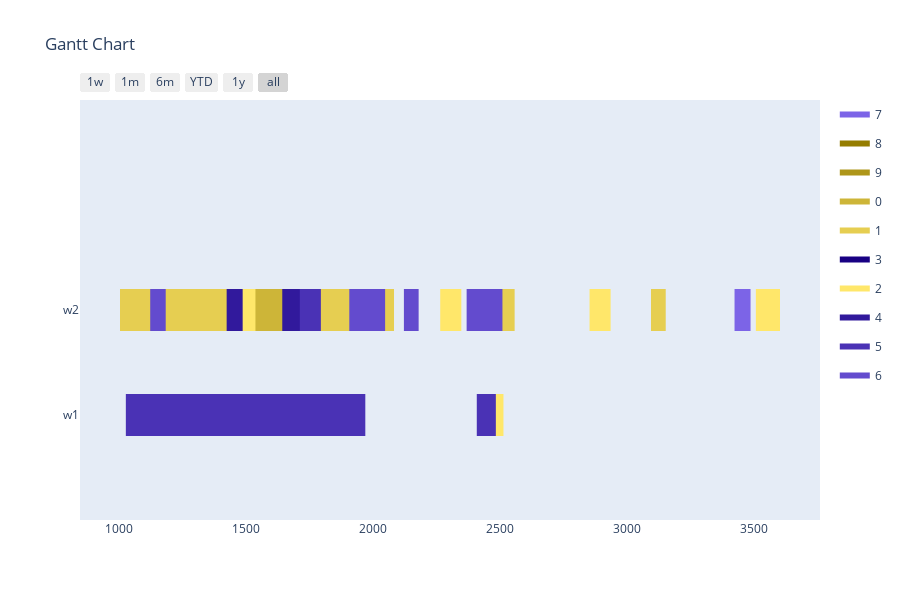

Notebook cell for this chart:
### Markdown cell above
Config 1 - Test with One Point Crossover

### Code cell
optimizer = BaseGA(env)
optimizer.set_minimize()
# optional (in this case, all options given are the default option, if the configuration step is skipped)
optimizer.configure('tardiness', 'onepointcrossover', 'roulettewheel', 'randomize')

# all parameters after offspring_amount are optional (in this case -> verbose=True)
result, best_fitness_history, average_fitness_history, best_generation_history, feasible_gen = optimizer.optimize(orders, max_generations, earliest_time_slot, last_time_slot, population_size, offspring_amount, verbose=True)
workstation_assignments = reformat_result(result, orders, workstations, recipes, tasks)
visualize(workstation_assignments, best_fitness_history, average_fitness_history, best_generation_history, feasible_gen)

### Figure 1 — Plotly figure (JSON) as saved in the notebook; plotly's stock layout.template omitted (floating-point values rounded to 4 significant figures)
{"data": [{"fill": "toself", "fillcolor": "rgb(124, 100, 231)", "hoverinfo": "name", "legendgroup": "rgb(124, 100, 231)", "mode": "none", "name": "7", "type": "scatter", "x": [2008, 2052, 2052, 2008, 2008, 1214, 1277, 1277, 1214, 1214, 3424, 3487, 3487, 3424, 3424, 1033, 1106, 1106, 1033], "y": [0.8, 0.8, 1.2, 1.2, null, 0.8, 0.8, 1.2, 1.2, null, 0.8, 0.8, 1.2, 1.2, null, 0.8, 0.8, 1.2, 1.2]}, {"fill": "toself", "fillcolor": "rgb(149, 125, 0)", "hoverinfo": "name", "legendgroup": "rgb(149, 125, 0)", "mode": "none", "name": "8", "type": "scatter", "x": [1687, 1770, 1770, 1687, 1687, 1128, 1211, 1211, 1128, 1128, 1730, 1765, 1765, 1730, 1730, 246, 289, 289, 246, 246, 391, 426, 426, 391, 391, 1127, 1214, 1214, 1127], "y": [0.8, 0.8, 1.2, 1.2, null, 0.8, 0.8, 1.2, 1.2, null, -0.2, -0.2, 0.2, 0.2, null, -0.2, -0.2, 0.2, 0.2, null, -0.2, -0.2, 0.2, 0.2, null, -0.2, -0.2, 0.2, 0.2]}, {"fill": "toself", "fillcolor": "rgb(174, 150, 25)", "hoverinfo": "name", "legendgroup": "rgb(174, 150, 25)", "mode": "none", "name": "9", "type": "scatter", "x": [262, 357, 357, 262, 262, 731, 814, 814, 731, 731, 523, 606, 606, 523, 523, 386, 421, 421, 386, 386, 832, 907, 907, 832, 832, 386, 429, 429, 386], "y": [0.8, 0.8, 1.2, 1.2, null, 0.8, 0.8, 1.2, 1.2, null, 0.8, 0.8, 1.2, 1.2, null, -0.2, -0.2, 0.2, 0.2, null, -0.2, -0.2, 0.2, 0.2, null, -0.2, -0.2, 0.2, 0.2]}, {"fill": "toself", "fillcolor": "rgb(205, 181, 56)", "hoverinfo": "name", "legendgroup": "rgb(205, 181, 56)", "mode": "none", "name": "0", "type": "scatter", "x": [1040, 1113, 1113, 1040, 1040, 827, 871, 871, 827, 827, 945, 1008, 1008, 945, 945, 865, 909, 909, 865], "y": [0.8, 0.8, 1.2, 1.2, null, 0.8, 0.8, 1.2, 1.2, null, 0.8, 0.8, 1.2, 1.2, null, 0.8, 0.8, 1.2, 1.2]}, {"fill": "toself", "fillcolor": "rgb(230, 206, 81)", "hoverinfo": "name", "legendgroup": "rgb(230, 206, 81)", "mode": "none", "name": "1", "type": "scatter", "x": [2423, 2558, 2558, 2423, 2423, 3541, 3584, 3584, 3541, 3541, 3095, 3153, 3153, 3095, 3095, 1968, 2083, 2083, 1968, 1968, 879, 1004, 1004, 879, 879, 370, 495, 495, 370, 370, 1537, 1662, 1662, 1537], "y": [0.8, 0.8, 1.2, 1.2, null, 0.8, 0.8, 1.2, 1.2, null, 0.8, 0.8, 1.2, 1.2, null, 0.8, 0.8, 1.2, 1.2, null, 0.8, 0.8, 1.2, 1.2, null, 0.8, 0.8, 1.2, 1.2, null, 0.8, 0.8, 1.2, 1.2]}, {"fill": "toself", "fillcolor": "rgb(24, 0, 131)", "hoverinfo": "name", "legendgroup": "rgb(24, 0, 131)", "mode": "none", "name": "3", "type": "scatter", "x": [219, 344, 344, 219, 219, 497, 637, 637, 497, 497, 578, 693, 693, 578, 578, 224, 339, 339, 224, 224, 206, 331, 331, 206, 206, 585, 725, 725, 585, 585, 661, 776, 776, 661], "y": [0.8, 0.8, 1.2, 1.2, null, 0.8, 0.8, 1.2, 1.2, null, 0.8, 0.8, 1.2, 1.2, null, 0.8, 0.8, 1.2, 1.2, null, 0.8, 0.8, 1.2, 1.2, null, 0.8, 0.8, 1.2, 1.2, null, 0.8, 0.8, 1.2, 1.2]}, {"fill": "toself", "fillcolor": "rgb(255, 231, 106)", "hoverinfo": "name", "legendgroup": "rgb(255, 231, 106)", "mode": "none", "name": "2", "type": "scatter", "x": [2853, 2936, 2936, 2853, 2853, 1442, 1537, 1537, 1442, 1442, 2265, 2348, 2348, 2265, 2265, 3508, 3603, 3603, 3508, 3508, 2427, 2514, 2514, 2427, 2427, 796, 883, 883, 796], "y": [0.8, 0.8, 1.2, 1.2, null, 0.8, 0.8, 1.2, 1.2, null, 0.8, 0.8, 1.2, 1.2, null, 0.8, 0.8, 1.2, 1.2, null, -0.2, -0.2, 0.2, 0.2, null, -0.2, -0.2, 0.2, 0.2]}, {"fill": "toself", "fillcolor": "rgb(49, 25, 156)", "hoverinfo": "name", "legendgroup": "rgb(49, 25, 156)", "mode": "none", "name": "4", "type": "scatter", "x": [1424, 1487, 1487, 1424, 1424, 653, 697, 697, 653, 653, 1643, 1716, 1716, 1643, 1643, 1660, 1733, 1733, 1660], "y": [0.8, 0.8, 1.2, 1.2, null, 0.8, 0.8, 1.2, 1.2, null, 0.8, 0.8, 1.2, 1.2, null, 0.8, 0.8, 1.2, 1.2]}, {"fill": "toself", "fillcolor": "rgb(74, 50, 181)", "hoverinfo": "name", "legendgroup": "rgb(74, 50, 181)", "mode": "none", "name": "5", "type": "scatter", "x": [671, 754, 754, 671, 671, 1712, 1795, 1795, 1712, 1712, 991, 1078, 1078, 991, 991, 2409, 2484, 2484, 2409, 2409, 952, 1027, 1027, 952, 952, 1797, 1872, 1872, 1797], "y": [0.8, 0.8, 1.2, 1.2, null, 0.8, 0.8, 1.2, 1.2, null, -0.2, -0.2, 0.2, 0.2, null, -0.2, -0.2, 0.2, 0.2, null, -0.2, -0.2, 0.2, 0.2, null, -0.2, -0.2, 0.2, 0.2]}, {"fill": "toself", "fillcolor": "rgb(99, 75, 206)", "hoverinfo": "name", "legendgroup": "rgb(99, 75, 206)", "mode": "none", "name": "6", "type": "scatter", "x": [1907, 2032, 2032, 1907, 1907, 2385, 2510, 2510, 2385, 2385, 1923, 2048, 2048, 1923, 1923, 2369, 2509, 2509, 2369, 2369, 2122, 2180, 2180, 2122, 2122, 238, 296, 296, 238, 238, 1123, 1184, 1184, 1123], "y": [0.8, 0.8, 1.2, 1.2, null, 0.8, 0.8, 1.2, 1.2, null, 0.8, 0.8, 1.2, 1.2, null, 0.8, 0.8, 1.2, 1.2, null, 0.8, 0.8, 1.2, 1.2, null, 0.8, 0.8, 1.2, 1.2, null, 0.8, 0.8, 1.2, 1.2]}, {"legendgroup": "rgb(124, 100, 231)", "marker": {"color": "rgb(124, 100, 231)", "opacity": 0, "size": 1}, "mode": "markers", "name": "", "showlegend": false, "text": [null, null, null, null, null, null, null, null], "type": "scatter", "x": [2008, 2052, 1214, 1277, 3424, 3487, 1033, 1106], "y": [1, 1, 1, 1, 1, 1, 1, 1]}, {"legendgroup": "rgb(149, 125, 0)", "marker": {"color": "rgb(149, 125, 0)", "opacity": 0, "size": 1}, "mode": "markers", "name": "", "showlegend": false, "text": [null, null, null, null, null, null, null, null, null, null, null, null], "type": "scatter", "x": [1687, 1770, 1128, 1211, 1730, 1765, 246, 289, 391, 426, 1127, 1214], "y": [1, 1, 1, 1, 0, 0, 0, 0, 0, 0, 0, 0]}, {"legendgroup": "rgb(174, 150, 25)", "marker": {"color": "rgb(174, 150, 25)", "opacity": 0, "size": 1}, "mode": "markers", "name": "", "showlegend": false, "text": [null, null, null, null, null, null, null, null, null, null, null, null], "type": "scatter", "x": [262, 357, 731, 814, 523, 606, 386, 421, 832, 907, 386, 429], "y": [1, 1, 1, 1, 1, 1, 0, 0, 0, 0, 0, 0]}, {"legendgroup": "rgb(205, 181, 56)", "marker": {"color": "rgb(205, 181, 56)", "opacity": 0, "size": 1}, "mode": "markers", "name": "", "showlegend": false, "text": [null, null, null, null, null, null, null, null], "type": "scatter", "x": [1040, 1113, 827, 871, 945, 1008, 865, 909], "y": [1, 1, 1, 1, 1, 1, 1, 1]}, {"legendgroup": "rgb(230, 206, 81)", "marker": {"color": "rgb(230, 206, 81)", "opacity": 0, "size": 1}, "mode": "markers", "name": "", "showlegend": false, "text": [null, null, null, null, null, null, null, null, null, null, null, null, null, null], "type": "scatter", "x": [2423, 2558, 3541, 3584, 3095, 3153, 1968, 2083, 879, 1004, 370, 495, 1537, 1662], "y": [1, 1, 1, 1, 1, 1, 1, 1, 1, 1, 1, 1, 1, 1]}, {"legendgroup": "rgb(24, 0, 131)", "marker": {"color": "rgb(24, 0, 131)", "opacity": 0, "size": 1}, "mode": "markers", "name": "", "showlegend": false, "text": [null, null, null, null, null, null, null, null, null, null, null, null, null, null], "type": "scatter", "x": [219, 344, 497, 637, 578, 693, 224, 339, 206, 331, 585, 725, 661, 776], "y": [1, 1, 1, 1, 1, 1, 1, 1, 1, 1, 1, 1, 1, 1]}, {"legendgroup": "rgb(255, 231, 106)", "marker": {"color": "rgb(255, 231, 106)", "opacity": 0, "size": 1}, "mode": "markers", "name": "", "showlegend": false, "text": [null, null, null, null, null, null, null, null, null, null, null, null], "type": "scatter", "x": [2853, 2936, 1442, 1537, 2265, 2348, 3508, 3603, 2427, 2514, 796, 883], "y": [1, 1, 1, 1, 1, 1, 1, 1, 0, 0, 0, 0]}, {"legendgroup": "rgb(49, 25, 156)", "marker": {"color": "rgb(49, 25, 156)", "opacity": 0, "size": 1}, "mode": "markers", "name": "", "showlegend": false, "text": [null, null, null, null, null, null, null, null], "type": "scatter", "x": [1424, 1487, 653, 697, 1643, 1716, 1660, 1733], "y": [1, 1, 1, 1, 1, 1, 1, 1]}, {"legendgroup": "rgb(74, 50, 181)", "marker": {"color": "rgb(74, 50, 181)", "opacity": 0, "size": 1}, "mode": "markers", "name": "", "showlegend": false, "text": [null, null, null, null, null, null, null, null, null, null, null, null], "type": "scatter", "x": [671, 754, 1712, 1795, 991, 1078, 2409, 2484, 952, 1027, 1797, 1872], "y": [1, 1, 1, 1, 0, 0, 0, 0, 0, 0, 0, 0]}, {"legendgroup": "rgb(99, 75, 206)", "marker": {"color": "rgb(99, 75, 206)", "opacity": 0, "size": 1}, "mode": "markers", "name": "", "showlegend": false, "text": [null, null, null, null, null, null, null, null, null, null, null, null, null, null], "type": "scatter", "x": [1907, 2032, 2385, 2510, 1923, 2048, 2369, 2509, 2122, 2180, 238, 296, 1123, 1184], "y": [1, 1, 1, 1, 1, 1, 1, 1, 1, 1, 1, 1, 1, 1]}], "layout": {"height": 600, "hovermode": "closest", "showlegend": true, "title": {"text": "Gantt Chart"}, "xaxis": {"rangeselector": {"buttons": [{"count": 7, "label": "1w", "step": "day", "stepmode": "backward"}, {"count": 1, "label": "1m", "step": "month", "stepmode": "backward"}, {"count": 6, "label": "6m", "step": "month", "stepmode": "backward"}, {"count": 1, "label": "YTD", "step": "year", "stepmode": "todate"}, {"count": 1, "label": "1y", "step": "year", "stepmode": "backward"}, {"step": "all"}]}, "showgrid": false, "type": "date", "zeroline": false}, "yaxis": {"autorange": false, "range": [-1, 3], "showgrid": false, "ticktext": ["w1", "w2"], "tickvals": [0, 1], "zeroline": false}}}
